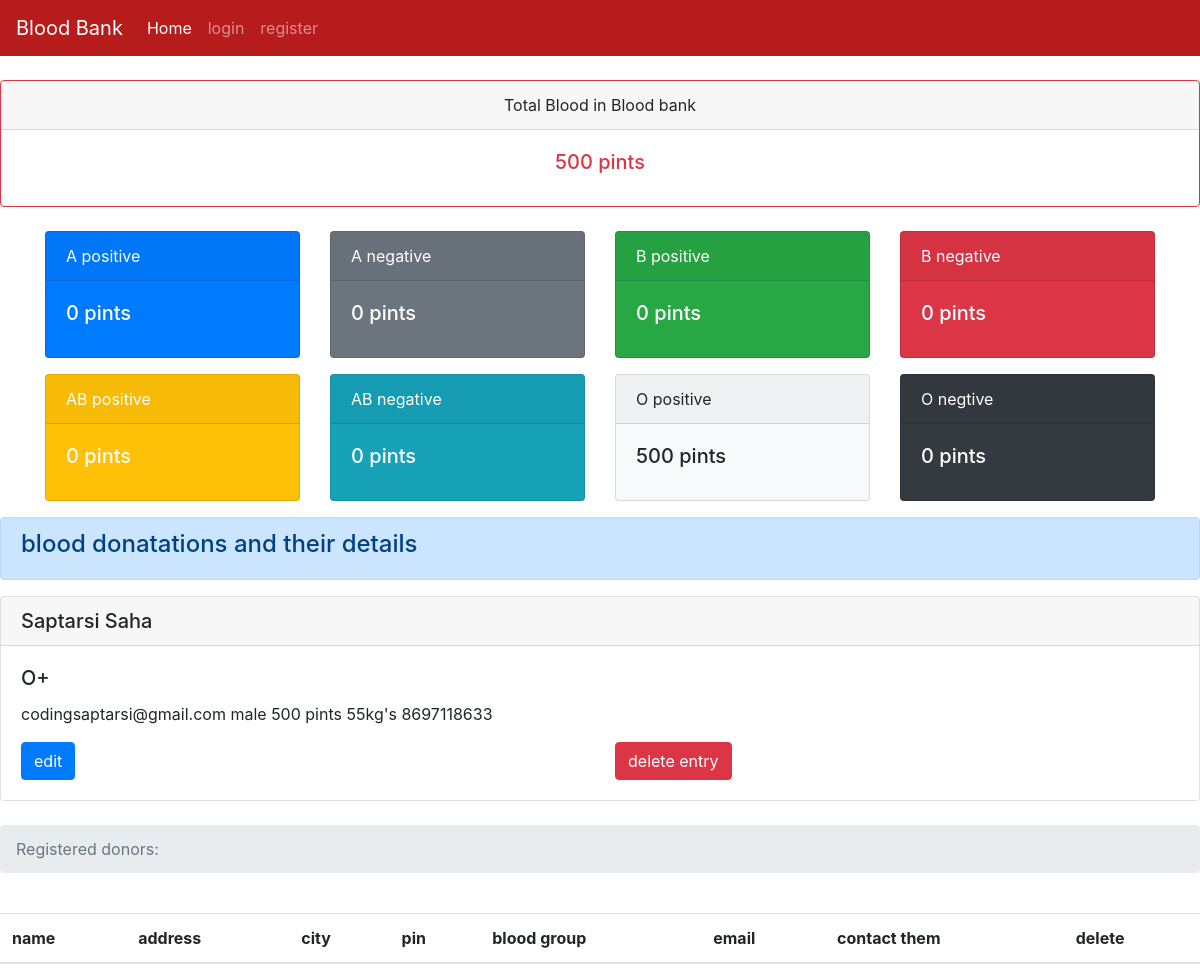
Page /dashboard on the earlier database version.
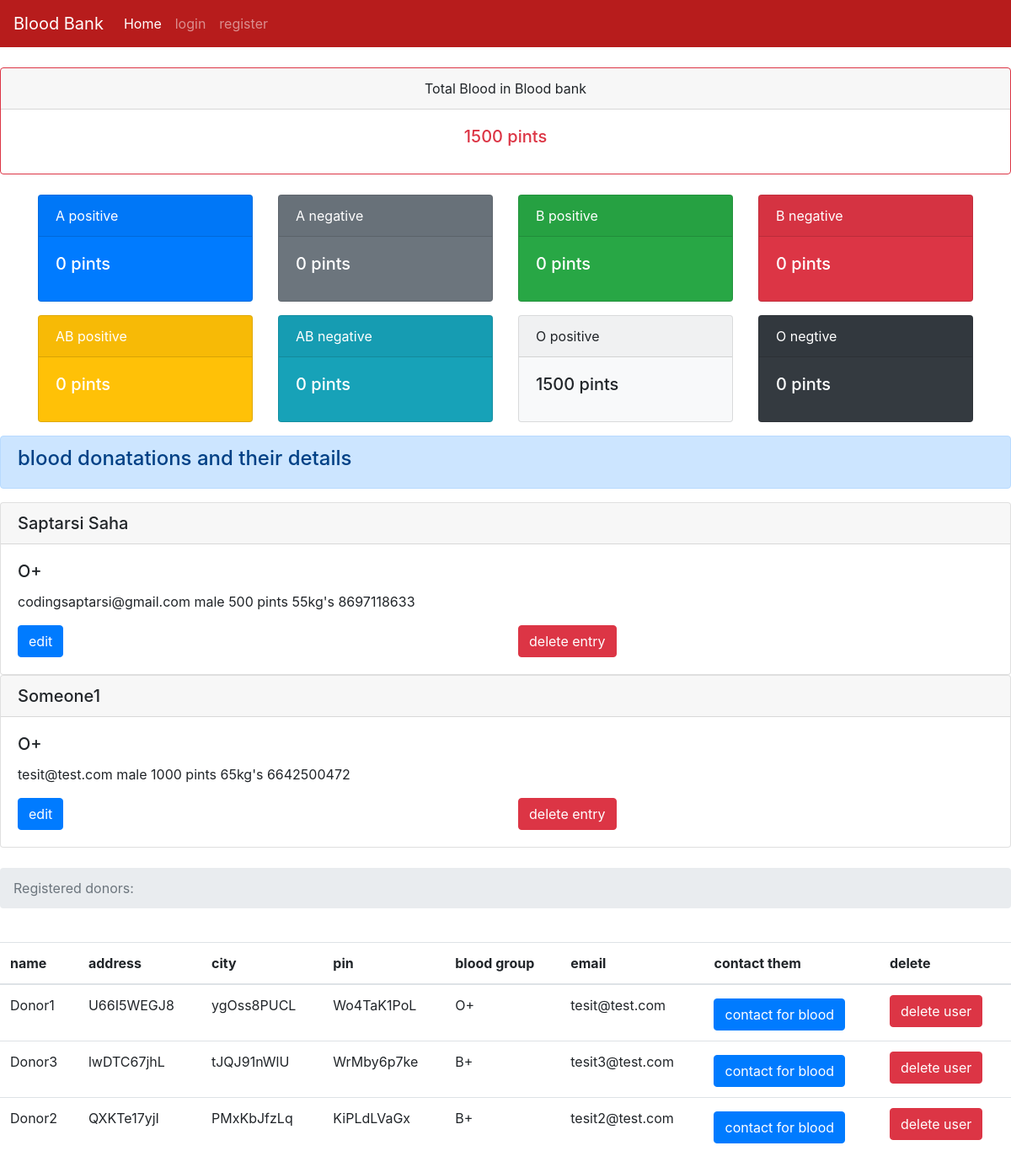
Same page on the later database version.
### tables this page shows
CREATE TABLE blood (id INTEGER PRIMARY KEY AUTOINCREMENT, type TEXT, donorname TEXT, donorsex TEXT, qty TEXT, dweight TEXT, donoremail TEXT, phone TEXT);

CREATE TABLE users (name TEXT, addr TEXT, city TEXT, pin TEXT, bg TEXT,email TEXT UNIQUE, pass TEXT);

### server.py (the view)
@app.route('/dashboard')
def dashboard():
   totalblood=0
   con = sqlite3.connect('database.db')
   con.row_factory = sqlite3.Row
   cur = con.cursor()
   cur.execute("select * from blood")
   rows = cur.fetchall();
   for row in rows:
       totalblood  += int(row['qty'])
   cur.execute("select * from users")
   users = cur.fetchall();
   Apositive=0
   Opositive=0
   Bpositive=0
   Anegative=0
   Onegative=0
   Bnegative=0
   ABpositive=0
   ABnegative = 0
   print(rows)
   cur.execute("select * from blood where type=?",('A+',))
   type = cur.fetchall();
   for a in type:
       Apositive += int(a['qty'])
   cur.execute("select * from blood where type=?",('A-',))
   type = cur.fetchall();
   for a in type:
       Anegative += int(a['qty'])
   cur.execute("select * from blood where type=?",('O+',))
   type = cur.fetchall();
   for a in type:
       Opositive += int(a['qty'])
   cur.execute("select * from blood where type=?",('O-',))
   type = cur.fetchall();
   for a in type:
       Onegative += int(a['qty'])
   cur.execute("select * from blood where type=?",('B+',))
   type = cur.fetchall();
   for a in type:
       Bpositive += int(a['qty'])
   cur.execute("select * from blood where type=?",('B-',))
   type = cur.fetchall();
   for a in type:
       Bnegative += int(a['qty'])
   cur.execute("select * from blood where type=?",('AB+',))
   type = cur.fetchall();
   for a in type:
       ABpositive += int(a['qty'])
   cur.execute("select * from blood where type=?",('AB-',))
   type = cur.fetchall();
   for a in type:
       ABnegative += int(a['qty'])
   bloodtypestotal = {'apos': Apositive,'aneg':Anegative,'opos':Opositive,'oneg':Onegative,'bpos':Bpositive,'bneg':Bnegative,'abpos':ABpositive,'abneg':ABnegative}
   return render_template("requestdonors.html",rows = rows,totalblood = totalblood,users=users,bloodtypestotal=bloodtypestotal)

### templates/requestdonors.html (shortened to what this page needs)
<!doctype html>
{% extends "base.html" %}
{% block content %}
    <br>
    <div class="card border-danger text-center">
      <div class="card-header">Total Blood in Blood bank</div>
      <div class="card-body text-danger">
        <h5 class="card-title"><span class='numscroller' data-min='1' data-max='{{totalblood}}' data-delay='5' data-increment='10'>{{totalblood}}</span> pints</h5>
      </div>
    </div>
<br>
        <div class="container">
  <div class="row">
    <div class="col"><div class="card text-white bg-primary mb-3" style="max-width: 18rem;">
      <div class="card-header">A positive</div>
    <div class="card-body">
      <h5 class="card-title"><span class='numscroller' data-min='1' data-max='{{bloodtypestotal.apos}}' data-delay='5' data-increment='10'>{{bloodtypestotal.apos}}</span> pints</h5>
    </div>
  </div></div>
    <div class="col"><div class="card text-white bg-secondary mb-3" style="max-width: 18rem;">
      <div class="card-header">A negative</div>
    <div class="card-body">
      <h5 class="card-title"><span class="count"><span class='numscroller' data-min='1' data-max='{{bloodtypestotal.aneg}}' data-delay='5' data-increment='10'>{{bloodtypestotal.aneg}}</span></span> pints</h5>
    </div>
    </div></div>
    <div class="col"><div class="card text-white bg-success mb-3" style="max-width: 18rem;">
      <div class="card-header">B positive</div>
    <div class="card-body">
      <h5 class="card-title"><span class='numscroller' data-min='1' data-max='{{bloodtypestotal.bpos}}' data-delay='5' data-increment='10'>{{bloodtypestotal.bpos}}</span> pints</h5>
    </div>
    </div></div>
    <div class="col"><div class="card text-white bg-danger mb-3" style="max-width: 18rem;">
      <div class="card-header">B negative</div>
    <div class="card-body">
      <h5 class="card-title"><span class='numscroller' data-min='1' data-max='{{bloodtypestotal.bneg}}' data-delay='5' data-increment='10'>{{bloodtypestotal.bneg}}</span> pints</h5>
    </div>
    </div></div>
    <div class="col"><div class="card text-white bg-warning mb-3" style="max-width: 18rem;">
      <div class="card-header">AB positive</div>
    <div class="card-body">
      <h5 class="card-title"><span class='numscroller' data-min='1' data-max='{{bloodtypestotal.abpos}}' data-delay='5' data-increment='10'>{{bloodtypestotal.abpos}}</span> pints</h5>
    </div>
    </div></div>
    <div class="col"><div class="card text-white bg-info mb-3" style="max-width: 18rem;">
      <div class="card-header">AB negative</div>
    <div class="card-body">
      <h5 class="card-title"><span class="count"><span class='numscroller' data-min='1' data-max='{{bloodtypestotal.abneg}}' data-delay='5' data-increment='10'>{{bloodtypestotal.abneg}}</span></span> pints</h5>
    </div>
    </div></div>
    <div class="col"><div class="card bg-light mb-3" style="max-width: 18rem;">
      <div class="card-header">O positive</div>
    <div class="card-body">
      <h5 class="card-title"><span class="count"><span class='numscroller' data-min='1' data-max='{{bloodtypestotal.opos}}' data-delay='5' data-increment='10'>{{bloodtypestotal.opos}}</span> pints</h5>
    </div>
    </div></div>
    <div class="col"><div class="card text-white bg-dark mb-3" style="max-width: 18rem;">
      <div class="card-header">O negtive</div>
    <div class="card-body">
      <h5 class="card-title"><span class="count"><span class='numscroller' data-min='1' data-max='{{bloodtypestotal.oneg}}' data-delay='5' data-increment='10'>{{bloodtypestotal.oneg}}</span> pints</h5>
    </div>
    </div></div>
  </div>
</div>
<div class="alert alert-primary" role="alert">
  <h4>blood donatations and their details</h4>
</div>
         {% for row in rows %}
           <div class="card">
             <h5 class="card-header">{{row["donorname"]}}</h5>
             <div class="card-body">
               <h5 class="card-title">{{row["type"]}}</h5>
               <p class="card-text">{{ row["donoremail"]}}
               {{row['donorsex']}}
               {{row['qty']}} pints
               {{row['dweight']}}kg's
               {{row['phone']}}</p>
               <div class="row">
    <div class="col">
      <form action="{{url_for('editdonor',id=row['id'])}}" method="GET">
      <input type="submit" class="btn btn-primary" name="button" value="edit"/>
      </form>
    </div>
    <div class="col">
      <form action="{{url_for('deletebloodentry',id=row['id'])}}" method="GET">
      <input type="submit" name="button" class="btn btn-danger" value="delete entry"/>
      </form>
    </div>
  </div>
             </div>
           </div>
         {% endfor %}
<br>
         <nav aria-label="breadcrumb">
           <ol class="breadcrumb">
             <li class="breadcrumb-item active" aria-current="page">  Registered donors:</li>
           </ol>
         </nav>
<br>
        <table class="table">
          <thead>
    <tr>
      <th scope="col">name</th>
      <th scope="col">address</th>
      <th scope="col">city</th>
      <th scope="col">pin</th>
      <th scope="col">blood group</th>
      <th scope="col">email</th>
      <th scope="col">contact them</th>
      <th scope="col">delete</th>
    </tr>
  </thead>
           {% for r in users %}
              <tr>
                 <td>{{r["name"]}}</td>
                 <td>{{r["addr"]}}</td>
                 <td> {{ r["city"]}}</td>
                 <td>{{r['pin']}}</td>
                 <td>{{r['bg']}}</td>
                 <td>{{r['email']}}</td>
                 <td><button type="button" class="btn btn-primary mt-1" data-toggle="modal" data-target="#exampleModalCenter">
    contact for blood
  </button>
</td>
                 <td><a href = "{{url_for('deleteuser',useremail=r['email'])}}" class="btn btn-danger">delete user</a></td>
              </tr>
           {% endfor %}
           {% endblock %}

### templates/base.html (shortened to what this page needs)
<html>
    <head>
        <link rel="stylesheet" href="https://stackpath.bootstrapcdn.com/bootstrap/4.1.3/css/bootstrap.min.css">
    </head>
    <body>
      {% if session['admin'] == True %}
      <nav class="navbar navbar-expand-lg navbar-dark" style="background-color: #b71c1c;">
        <button class="navbar-toggler" type="button" data-toggle="collapse" data-target="#navbarSupportedContent" aria-controls="navbarSupportedContent" aria-expanded="false" aria-label="Toggle navigation">
          <span class="navbar-toggler-icon"></span>
        </button>
      <div class="collapse navbar-collapse" id="navbarNav">
        <a class="navbar-brand" href="/">Blood Bank</a>
      <ul class="navbar-nav mr-auto">
        <li class="nav-item active">
          <a class="nav-link" href="/">Home <span class="sr-only">(current)</span></a>
        </li>
      <li class="nav-item">
        <a class="nav-link" href="/dashboard">Dashboard</a>
      </li>
      <li class="nav-item">
        <a class="nav-link" href="/bloodbank">add blood</a>
      </li>
      </ul>
      <ul class="navbar-nav ml-auto">
        <li class="nav-item">
          <a class="nav-link" href="{{url_for('logout')}}">logout</a>
        </li>
        </ul>
    </div>
  </nav>
      {%else%}
      <nav class="navbar navbar-expand-lg navbar-dark" style="background-color: #b71c1c;">
      <div class="collapse navbar-collapse" id="navbarNav">
        <a class="navbar-brand" href="/">Blood Bank</a>
      <ul class="navbar-nav mr-auto">
        <li class="nav-item active">
          <a class="nav-link" href="/">Home <span class="sr-only">(current)</span></a>
        </li>
      <li class="nav-item">
        <a class="nav-link" href="/login">login</a>
      </li>
      <li class="nav-item">
        <a class="nav-link" href="{{url_for('add')}}">register</a>
      </li>
    </ul>
  </div>
</nav>
    {%endif%}
          {% block content %}
           {% endblock %}
      </body>
</html>

Differences in the rows shown:
added blood: donorname "Someone1", type "O+", donoremail "tesit@test.com", donorsex "male", qty "1000", dweight "65", phone "6642500472"
added users: name "Donor1", addr "U66I5WEGJ8", city "ygOss8PUCL", pin "Wo4TaK1PoL", bg "O+", email "tesit@test.com"
added users: name "Donor3", addr "lwDTC67jhL", city "tJQJ91nWlU", pin "WrMby6p7ke", bg "B+", email "tesit3@test.com"
added users: name "Donor2", addr "QXKTe17yjI", city "PMxKbJfzLq", pin "KiPLdLVaGx", bg "B+", email "tesit2@test.com"
Other differences:
{{ totalblood }}: "500" → "1500"
{{ bloodtypestotal.opos }}: "500" → "1500"
